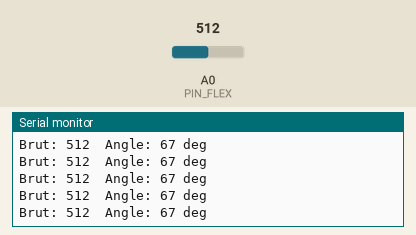
This sketch was run on a simulated Arduino Uno, built with avr-gcc and run on an emulated ATmega328P. Shown: the last lines printed to the serial monitor. The inputs (shaded band) are chosen by the test bench; at power-on: A0 (PIN_FLEX) = 512.

Above: at 1.2 s.
1.3 s: A0 (PIN_FLEX) set to 716
At 1.56 s:
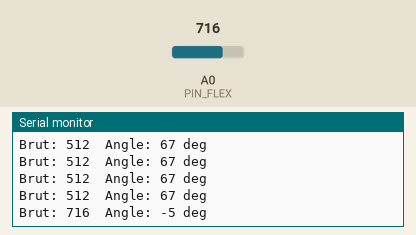
2.8 s: A0 (PIN_FLEX) set to 900
At 2.96 s:
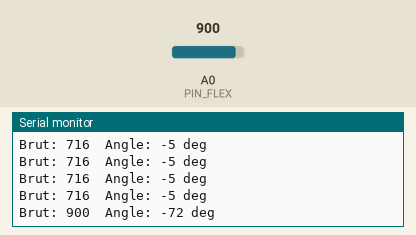
Timing chart, 0 to 5.8 s (numbered marks = the images above; inputs shaded):
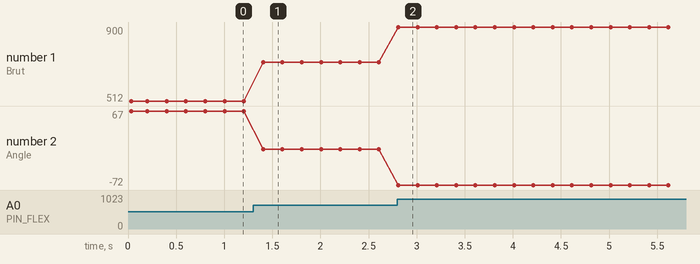

Measured:
- after the input at 1.3 s, the serial monitor: prints a new line after 0.10 s (image 1)
- after the input at 2.8 s, the serial monitor: prints a new line at once (image 2)
- plotted number 1: 512 → 716 after the input at 1.3 s, 716 → 900 after the input at 2.8 s
- plotted number 2: 67 → -5 after the input at 1.3 s, -5 → -72 after the input at 2.8 s

The sketch:

52_Capteur_Flexion.ino
```cpp
/*
 * =====================================================================
 *  Arduino Lab Nexus v6.1.0 STABLE  -  Capteur de flexion
 * =====================================================================
 *  Explication : Mesure l'angle de pliage d'un capteur de flexion (flex sensor).
 *  Carte       : Arduino UNO / Nano (ATmega328P) - compatible Mega
 *  Moniteur    : 9600 bauds
 *
 *  Câblage :
 *   Arduino 5V     -> Flex patte 1
 *   Arduino A0     -> Flex patte 2 + résistance 47k
 *   Arduino GND    -> Résistance 47k (autre patte)
 *
 *  Bibliothèques requises (arduino-cli lib install "...") : aucune
 * =====================================================================
 */
// @libs:

const uint8_t PIN_FLEX = A0;

// Valeurs à ajuster : lecture capteur à plat et plié à 90°
const int VAL_PLAT = 700;
const int VAL_PLIE = 450;

void setup() {
  Serial.begin(9600);
  Serial.println(F("[52] Capteur de flexion pret"));
}

void loop() {
  int valeur = analogRead(PIN_FLEX);
  // Conversion approximative en angle
  int angle = map(valeur, VAL_PLAT, VAL_PLIE, 0, 90);
  Serial.print(F("Brut: "));
  Serial.print(valeur);
  Serial.print(F("  Angle: "));
  Serial.print(angle);
  Serial.println(F(" deg"));
  delay(200);
}
```
